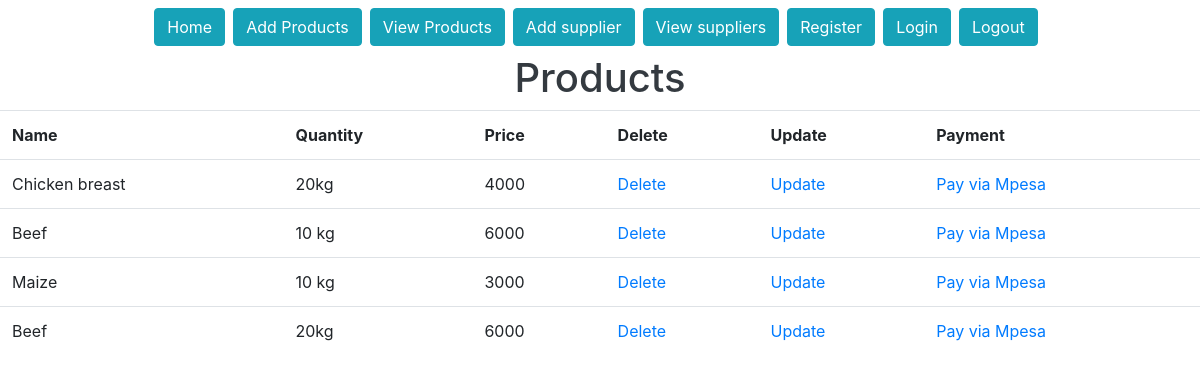
The page /products/ (signed in) on the database as committed earlier.
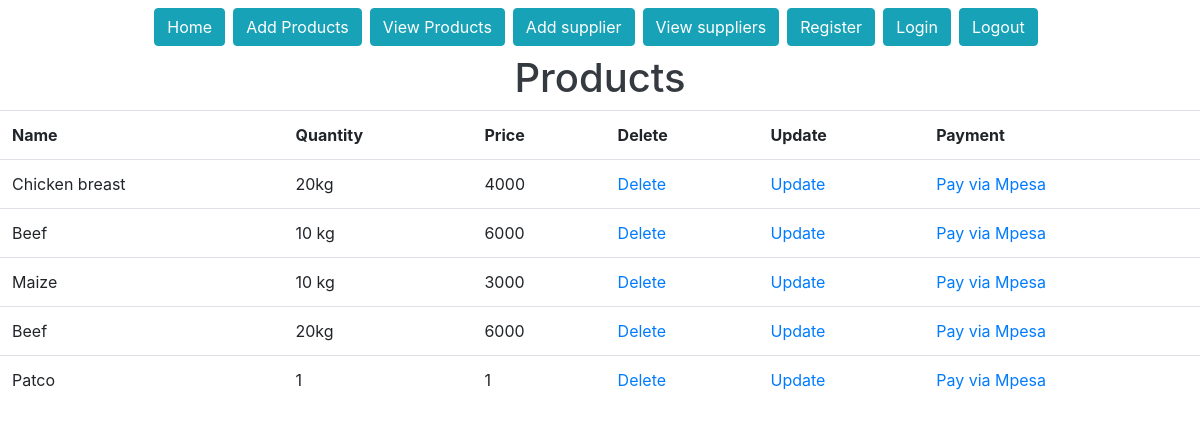
The same page on the database as committed later.
### djangoProjectRegistration/models.py (models this page shows)
class Product(models.Model):
    prod_name = models.CharField(max_length=30, blank=False, null=False)
    prod_quantity = models.CharField(max_length=30, blank=False, null=False)
    prod_price = models.CharField(max_length=30, blank=False, null=False)

### djangoProjectRegistration/views.py (the view)
# urls.py: path('products/', general_views.view_products, name='products'),
@login_required
def view_products(request):
    products = Product.objects.all()
    return render(request, 'products.html', {'products': products})

### templates/products.html
{% extends 'base.html' %}
{% block content %}
    <div class="row">
        <div class="col-12">
            <h1 class="text-dark text-center">Products</h1>
            <table class="table">
                <tr>
                    <th>Name</th>
                    <th>Quantity</th>
                    <th>Price</th>
                    <th>Delete</th>
                    <th>Update</th>
                    <th>Payment</th>
                </tr>
                {% for product in products %}
                    <tr>
                        <td>{{ product.prod_name }}</td>
                        <td>{{ product.prod_quantity }}</td>
                        <td>{{ product.prod_price }}</td>
                        <td><a href="/delete-product/{{ product.id }}" >Delete</a></td>
                        <td><a href="/update-product/{{ product.id }}">Update</a></td>
                        <td><a href="/payment/{{ product.id }}">Pay via Mpesa</a></td>
                    </tr>
                {% endfor %}
            </table>
        </div>
    </div>
{% endblock %}

Rows that differ between the two databases and show on the page:
added Product: prod_name "Patco", prod_quantity "1", prod_price "1"
